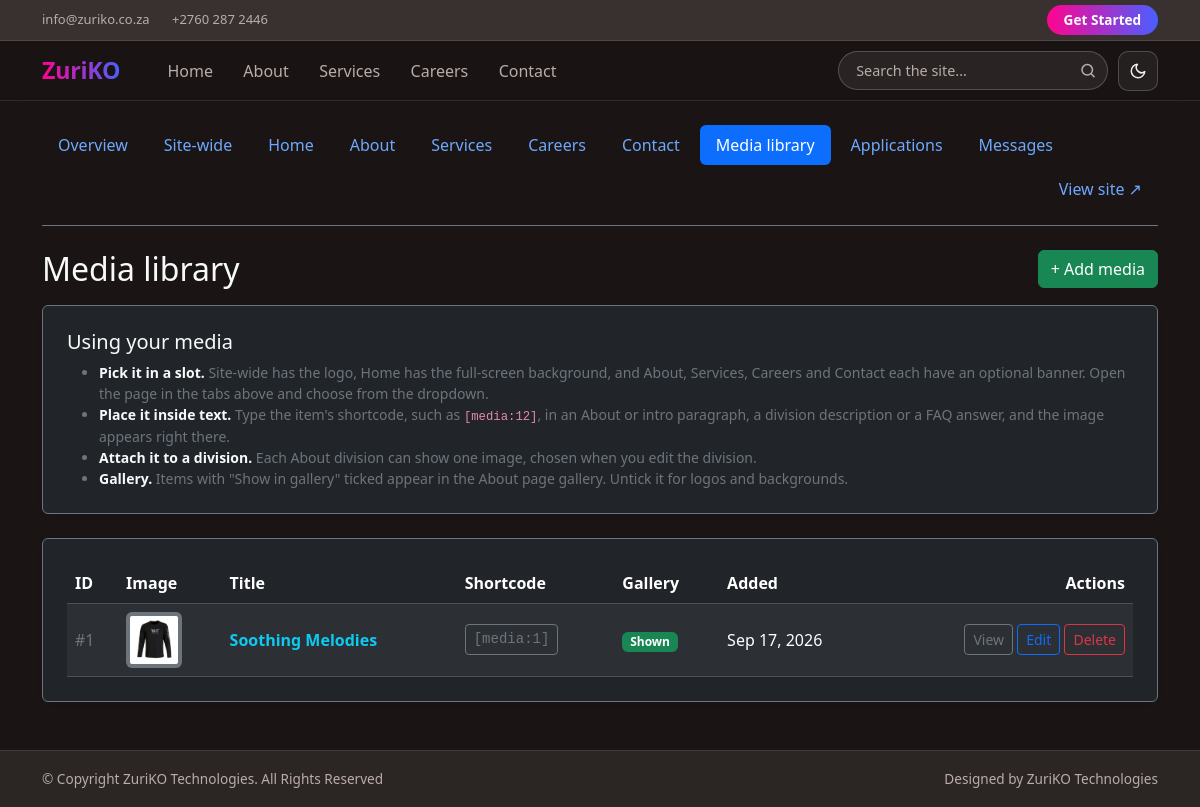
The app's page /manage/records/ (signed in) with its own data.
### dashboard/models.py (models this page shows, shortened)
class Record(models.Model):
    title = models.CharField(max_length=100)
    description = models.TextField()
    image = models.ImageField(upload_to='images/', blank=True, null=True)
    show_in_gallery = models.BooleanField(
        default=True,
        help_text="Show this image in the About page gallery. Untick for logos and backgrounds.",
    )
    created_at = models.DateTimeField(auto_now_add=True)

### dashboard/views.py (the view)
# urls.py: path('manage/records/', dashboard_list_view, name='record_list'),
@staff_required
def dashboard_list_view(request):
    records = Record.objects.all().order_by('-created_at')
    return render(request, 'dashboard/manage_list.html', {'records': records, 'active': 'records'})

### dashboard/content.py (called while the page is built)
def block_config(page, key):
    cfg = PAGES.get(page)
    if not cfg:
        return None
    for block in cfg['blocks']:
        if block['key'] == key:
            return block
    return None

def default_for(page, key):
    block = block_config(page, key)
    return block['default'] if block else ''

### dashboard/templatetags/content_tags.py (called while the page is built, shortened)
def _overrides_for(context, page):
    request = context.get('request')
    cache = None
    if request is not None:
        cache = getattr(request, '_content_block_cache', None)
        if cache is None:
            cache = request._content_block_cache = {}
        if page in cache:
            return cache[page]
    try:
        data = dict(ContentBlock.objects.filter(page=page).values_list('key', 'value'))
    except DatabaseError:
        data = {}
    if cache is not None:
        cache[page] = data
    return data

@register.simple_tag(takes_context=True)
def page_text(context, page, key):
    value = _overrides_for(context, page).get(key)
    if value is None or value == '':
        return default_for(page, key)
    return value

@register.simple_tag(takes_context=True)
def page_media(context, page, key):
    raw = _overrides_for(context, page).get(key)
    if not raw:
        return ''

@register.inclusion_tag('manage/_nav.html', takes_context=True)
def manage_nav(context):
    try:
        unhandled = ContactMessage.objects.filter(handled=False).count()
        unhandled_applications = JobApplication.objects.filter(handled=False).count()
    except DatabaseError:
        unhandled = unhandled_applications = 0
    return {
        'active': context.get('active', ''),
        'pages': [{'slug': slug, 'label': cfg['label']} for slug, cfg in PAGES.items()],
        'unhandled': unhandled,
        'unhandled_applications': unhandled_applications,
    }

### templates/dashboard/manage_list.html (shortened to what this page needs)
{% extends 'manage/manage_base.html' %}
{% block manage_content %}
<div class="d-flex flex-wrap justify-content-between align-items-center gap-2 mb-3">
    <h2 class="text-light mb-0">Media library</h2>
    <a href="{% url 'record_add' %}" class="btn btn-success">+ Add media</a>
</div>
<div class="card bg-dark border-secondary p-4 shadow-sm mb-4">
    <h5 class="text-light">Using your media</h5>
    <ul class="text-secondary small mb-0">
        <li><strong class="text-light">Pick it in a slot.</strong> Site-wide has the logo, Home has the full-screen background, and About, Services, Careers and Contact each have an optional banner. Open the page in the tabs above and choose from the dropdown.</li>
        <li><strong class="text-light">Place it inside text.</strong> Type the item's shortcode, such as <code>[media:12]</code>, in an About or intro paragraph, a division description or a FAQ answer, and the image appears right there.</li>
        <li><strong class="text-light">Attach it to a division.</strong> Each About division can show one image, chosen when you edit the division.</li>
        <li><strong class="text-light">Gallery.</strong> Items with "Show in gallery" ticked appear in the About page gallery. Untick it for logos and backgrounds.</li>
    </ul>
</div>
<div class="card bg-dark border-secondary p-4 shadow-sm">
    <div class="table-responsive">
        <table class="table table-dark table-striped table-hover align-middle mb-0">
            <thead>
                <tr>
                    <th>ID</th>
                    <th>Image</th>
                    <th>Title</th>
                    <th>Shortcode</th>
                    <th>Gallery</th>
                    <th>Added</th>
                    <th class="text-end">Actions</th>
                </tr>
            </thead>
            <tbody>
                {% for record in records %}
                <tr>
                    <td class="text-secondary">#{{ record.pk }}</td>
                    <td>
                        {% if record.image %}
                            <img src="{{ record.image.url }}" alt="" class="img-thumbnail bg-secondary border-0" style="width: 56px; height: 56px; object-fit: cover;">
                        {% else %}
                            <span class="text-muted small">None</span>
                        {% endif %}
                    </td>
                    <td class="fw-bold text-info">{{ record.title }}</td>
                    <td>
                        {% if record.image %}
                        <button type="button" class="btn btn-sm btn-outline-secondary font-monospace" data-copy="[media:{{ record.pk }}]" title="Copy shortcode">[media:{{ record.pk }}]</button>
                        {% else %}<span class="text-muted small">needs an image</span>{% endif %}
                    </td>
                    <td>{% if record.show_in_gallery %}<span class="badge text-bg-success">Shown</span>{% else %}<span class="badge text-bg-secondary">Hidden</span>{% endif %}</td>
                    <td class="text-nowrap">{{ record.created_at|date:"M d, Y" }}</td>
                    <td class="text-end text-nowrap">
                        <a href="{% url 'record_detail' record.id %}" class="btn btn-sm btn-outline-secondary">View</a>
                        <a href="{% url 'record_edit' record.id %}" class="btn btn-sm btn-outline-primary">Edit</a>
                        <a href="{% url 'record_delete' record.id %}" class="btn btn-sm btn-outline-danger">Delete</a>
                    </td>
                </tr>
                {% empty %}
                <tr>
                    <td colspan="7" class="text-center text-muted py-4">Nothing here yet. Click "+ Add media" to upload your first image.</td>
                </tr>
                {% endfor %}
            </tbody>
        </table>
    </div>
</div>
{% endblock %}

### dashboard/static/dashboard/css/site.css (style rules this page uses)
:root { --brand: #FF0490; --brand-rgb: 255, 4, 144; --brand-soft: #ff52b2; --blue: #4a5fff; --blue-rgb: 74, 95, 255; --blue-link: #4a8fff; --blue-corporate: #007bff; --slate: #2f4d5a; --whatsapp: #25d366; --bar: #39312f; --bar-dark: #2b2523; --bg: #1a1514; --bg-rgb: 26, 21, 20; --panel: #241e1c; --line: rgba(255, 255, 255, .10); --line-strong: rgba(255, 255, 255, .20); --text: #f4efed; --muted: #b9adaa; --brand-gradient: linear-gradient(90deg, var(--brand), var(--blue)); --mono: ui-monospace, "Cascadia Mono", "SF Mono", Consolas, monospace; }
html { scroll-behavior: smooth; scroll-padding-top: 120px; }
body { background: var(--bg); color: var(--text); min-height: 100vh; min-height: 100svh; display: flex; flex-direction: column; font-family: system-ui, "Segoe UI", Roboto, "Helvetica Neue", Arial, sans-serif; -webkit-font-smoothing: antialiased; }
a { color: var(--brand); text-decoration: none; }

### records on screen
Record: pk "1", image (picture), title "Soothing Melodies", show_in_gallery "Shown", created_at "Sep 17, 2026"

### other values on screen
{{ site_email }} "info@zuriko.co.za"
{{ site_phone }} "+2760 287 2446"
{{ p.label }} "Site-wide" "Home" "About" "Services" "Careers" "Contact"
